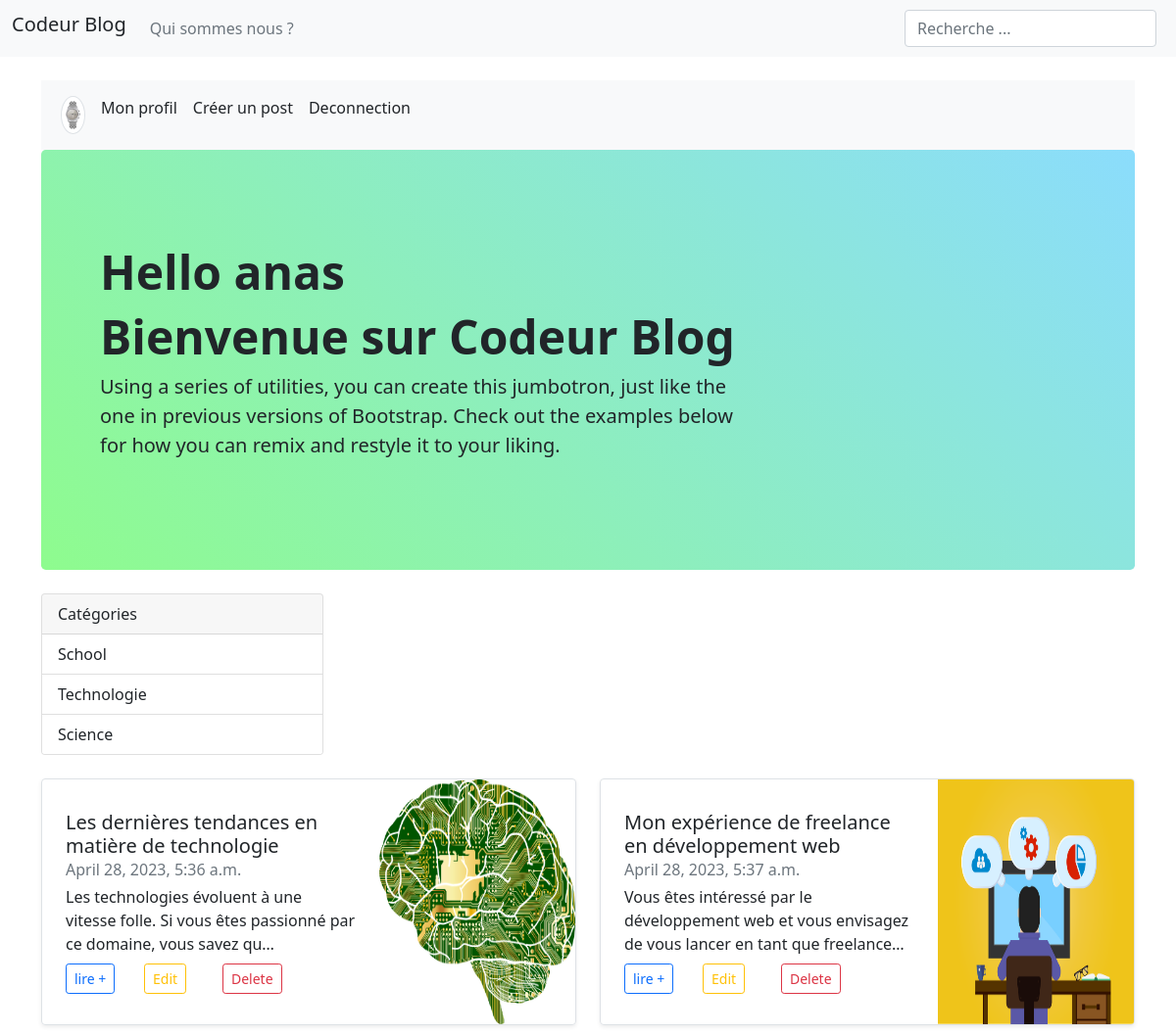
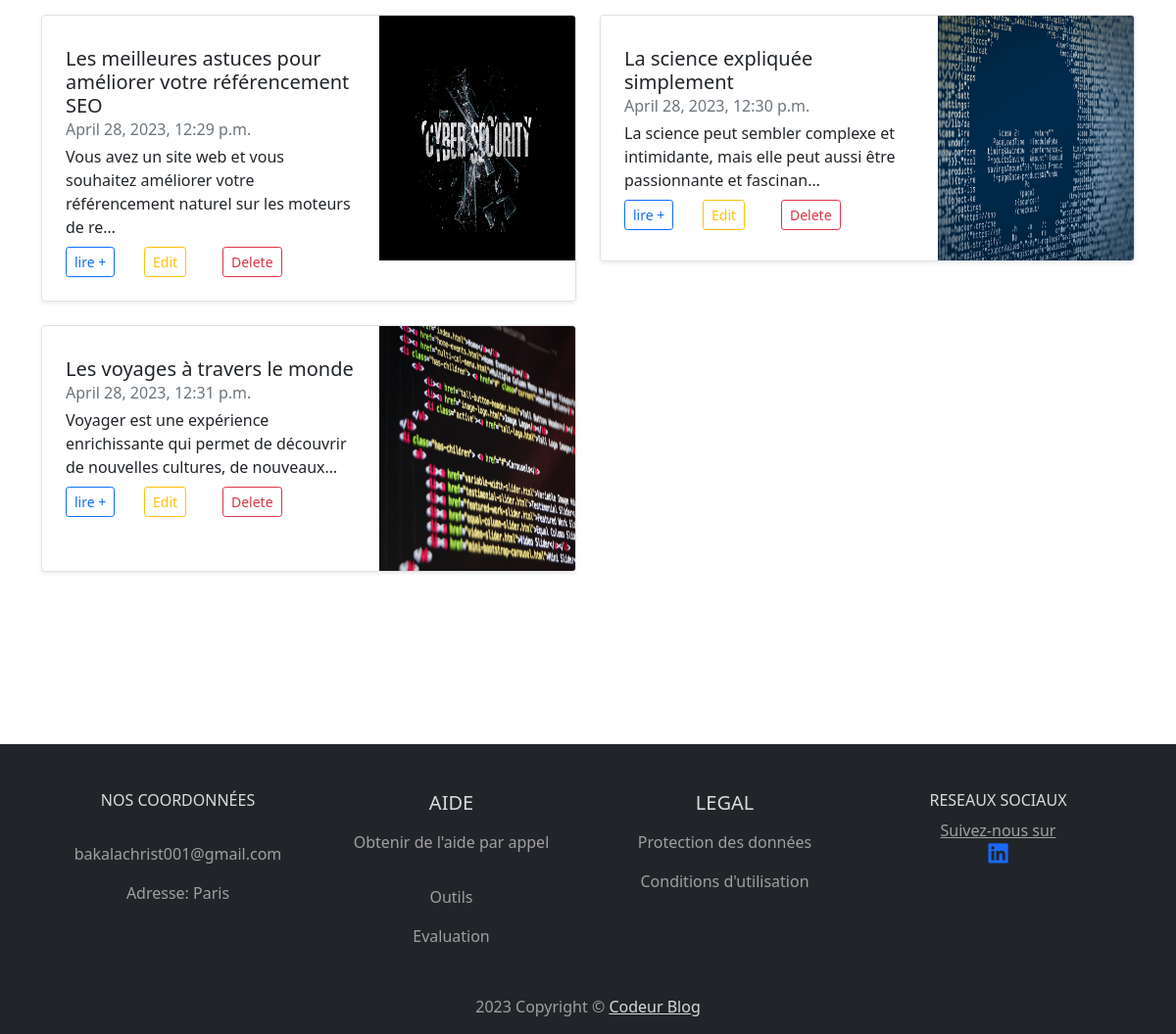
The app's page //home (signed in) with its own data (2 pictures, top to bottom).
### blogapp/models.py (models this page shows, shortened)
class Utilisateur(models.Model):
    username = models.CharField(max_length=50)
    email = models.CharField(max_length=200)
    password = models.CharField(max_length=20)
    image = models.ImageField(null=True, blank=True, upload_to='Images')
    created = models.DateTimeField(auto_now_add=True)

class PostCategory(models.Model):
    name = models.CharField(max_length=200)

class Post(models.Model):
    titre = models.CharField(max_length=200)
    slug = models.SlugField(max_length=200)
    user_id = models.ForeignKey('Utilisateur'
                                , on_delete=models.CASCADE)
    category_id = models.ForeignKey('PostCategory'
                                    , on_delete=models.CASCADE)
    description = models.TextField()
    image_post = models.ImageField(null=True, blank=True, upload_to='Images')
    created = models.DateTimeField(auto_now_add=True)

### blogapp/views.py (the view)
# urls.py: path('/home', on.index, name="index"),
def index(request):
    blog = Post.objects.all()
    context = PostCategory.objects.all()
    get_session = request.session['user_id']
    user = Utilisateur.objects.get(id=get_session)
    return render(request, 'blogapp/index.html',
                  {'blog': blog, 'context': context, 'get_session': get_session, 'user': user})

### blogapp/templates/blogapp/index.html (shortened to what this page needs)
{% extends "blogapp/base.html" %}
{% block content %}
<nav class="navbar navbar-expand-lg bg-light">
  <div class="container-fluid">
    <div class="collapse navbar-collapse" id="navbarNav">
      <ul class="navbar-nav">
        <li class="nav-item">
          <a class="nav-link active" aria-current="page" href="#"> <img width="25" class="rounded-circle img-thumbnail " height="6" src="media/{{ user.image}}" alt="connect" style="max-height:300px"></a>
        </li>
        <li class="nav-item">
          <a class="nav-link text-dark " href="/edituser/{{ user.id}}">Mon profil</a>
        </li>
           <li class="nav-item">
          <a class="nav-link text-dark " href="{% url 'create' %}">Créer un post</a>
        </li>
        <li class="nav-item">
          <a class="nav-link text-dark " href="{% url 'deconect' %}">Deconnection</a>
        </li>
      </ul>
    </div>
  </div>
</nav>
  <div class="ecran p-5 mb-4 bg-light rounded-3">
      <div class="container-fluid py-5">
          <h5 class="display-5 fw-bold">Hello  {{ user.username }}</h5>
        <h1 class="display-5 fw-bold" id="animatedText"></h1>
        <p class="col-md-8 fs-5">Using a series of utilities, you can create this jumbotron, just like the one in previous versions of Bootstrap. Check out the examples below for how you can remix and restyle it to your liking.</p>
      </div>
    </div>
<div class="card" style="width: 18rem;">
  <div class="card-header">
  Catégories
  </div>
  <ul class="list-group list-group-flush">
       {% for pot in context %}
            <li class="list-group-item"><a class=" text-dark text-decoration-none" href="/category/{{ pot.id }}">{{ pot.name }}</a></li>
      {% endfor %}
  </ul>
</div>
<br>
<div class="row mb-2">
    {% for post in blog %}
    <div class="col-md-6">
      <div class="row g-0 border rounded overflow-hidden flex-md-row mb-4 shadow-sm h-md-250 position-relative">
        <div class="col p-4 d-flex flex-column position-static">
          <h5 class="mb-0">{{ post.titre }}</h5>
          <div class="mb-1 text-muted">{{ post.created }}</div>
          <p class="card-text mb-2">{{ post.description|truncatechars:100  }}</p>
            <div class="row">
                <div class="col-3">
                     <a href="/post/{{ post.id }}" class="btn btn-outline-primary btn-sm">lire +</a>
                </div>
                  <div class="col-3">
                    <a href="/edit/{{ post.id }}" class="btn btn-outline-warning  btn-sm"> Edit</a>
                </div>
                  <div class="col-3">
                      <a href="/delete/{{ post.id }}" class="btn btn-outline-danger  btn-sm" >Delete</a>
                </div>
            </div>
        </div>
        <div class="col-auto d-none d-lg-block">
             <img width="200" height="250" src="media/{{ post.image_post}}" alt="connect" style="max-height:300px">
        </div>
      </div>
    </div>
    {% endfor %}
  </div>
{% endblock %}

### blogapp/templates/blogapp/base.html (shortened to what this page needs)
{% load static %}
<!DOCTYPE html>
<html lang="en">
<head>
    <link rel="stylesheet" href="{% static 'blogapp/css/style.css' stylesheet %}" type="text/css" media="screen">
   <link href="https://cdn.jsdelivr.net/npm/bootstrap@5.0.2/dist/css/bootstrap.min.css" rel="stylesheet">
   <link rel="stylesheet" href="https://cdn.jsdelivr.net/npm/@fortawesome/fontawesome-free@5.15.4/css/all.min.css">
</head>
<body>
<nav class="navbar navbar-expand-lg bg-light">
  <div class="container-fluid">
    <a class="navbar-brand text-dark h2" href="{% url 'index' %}">Codeur Blog</a>
    <div class="collapse navbar-collapse" id="navbarScroll">
      <ul class="navbar-nav me-auto my-2 my-lg-0 navbar-nav-scroll" style="--bs-scroll-height: 100px;">
        <li class="nav-item">
          <a class="nav-link text-secondary" href="{% url 'propos' %}">Qui sommes nous ?</a>
        </li>
      </ul>
      <form action="{% url 'search_results' %}" method="GET" class="d-flex" role="search">
        <input class="form-control me-2" name="query" type="search" placeholder="Recherche ..." aria-label="Search">
      </form>
    </div>
  </div>
</nav>
<div class="container py-4">
{% block content %}
{% endblock %}
</div>
<br><br><br><br><br>
<footer class="bg-dark text-center text-white" >
  <div class="container p-4">
    <section class="">
      <div class="row">
        <div class="col-lg-3 col-md-6 mb-4 mb-md-0">
          <h6 class="text-uppercase" style="color:#dbdada">Nos Coordonnées</h6>
          <ul class="list-unstyled mb-0" id="jumo">
            <li class="nav-item">
              <a class="nav-link fs-6" href="#" style="color:#a19f9f" ></a>
            </li>
            <li class="nav-item">
              <a class="nav-link fs-6" href="#!"style="color:#a19f9f" >bakalachrist001@gmail.com</a>
            </li>
            <li class="nav-item">
              <a class="nav-link fs-6" href="#!" style="color:#a19f9f" >Adresse: Paris</a>
            </li>
          </ul>
        </div>
        <div class="col-lg-3 col-md-6 mb-4 mb-md-0">
        <h5 class="text-uppercase" style="color:#dbdada">Aide</h5>
<ul class="list-unstyled mb-0" id="jumo">
<li class="nav-item">
              <a class="nav-link fs-6" href="#" style="color:#a19f9f" >Obtenir de l'aide par appel</a>
            </li>
            <li class="nav-item">
              <a class="nav-link fs-6" href="#!"style="color:#a19f9f" ></a>
            </li>
            <li class="nav-item">
              <a class="nav-link fs-6" href="#!" style="color:#a19f9f" >Outils</a>
            </li>
            <li class="nav-item">
              <a class="nav-link fs-6" href="#!" style="color:#a19f9f" >Evaluation</a>
            </li>
</ul>
        </div>
        <div class="col-lg-3 col-md-6 mb-4 mb-md-0">
        <h5 class="text-uppercase" style="color:#dbdada">Legal</h5>
<ul class="list-unstyled mb-0" id="jumo">
<li class="nav-item">
              <a class="nav-link fs-6" href="#" style="color:#a19f9f" >Protection des données</a>
            </li>
            <li class="nav-item">
              <a class="nav-link fs-6" href="#!"style="color:#a19f9f" >Conditions d'utilisation</a>
            </li>
            <li class="nav-item">
              <a class="nav-link fs-6" href="#!" style="color:#a19f9f" ></a>
            </li>
</ul>
        </div>
        <div class="col-lg-3 col-md-6 mb-4 mb-md-0">
          <h6 class="text-uppercase" style="color:#dbdada">reseaux sociaux</h6>
          <ul class="list-unstyled mb-0" id="jumo">
            <li class="nav-items" >
  <a class="nav-links fs-6" href="#!" style="color:#a19f9f" >Suivez-nous sur </a>
  </li>
  <li class="nav-items" >
        <a class=" m-1" href="https://www.linkedin.com/in/christ-bakala-3b880925a" role="button"
        ><i class="fab fa-linkedin" style="color:rgb(27, 104, 248);font-size:23px"></i
      ></a>
      </li>
          </ul>
        </div>
      </div>
    </section>
  </div>
  <div class="bg-dark text-center p-3" style="color: #a19f9f;">
   2023 Copyright ©
    <a  style="color: #dbdada;" href="https:Index.php">Codeur Blog</a>
  </div>
</footer>
</body>
</html>

### blogapp/templates/blogapp/index.html (style rules this page uses)
.ecran { background:linear-gradient(45deg, #03ff006e, #00b8ff70); }

### records on screen
Utilisateur: image (picture), username "anas"
PostCategory: name "School"
PostCategory: name "Technologie"
PostCategory: name "Science"
Post: titre "Les dernières tendances en matière de technologie", created "April 28, 2023, 5:36 a.m.", description "Les technologies évoluent à une vitesse folle. Si vous êtes passionné par ce domaine, vous savez qu…", image_post (picture)
Post: titre "Mon expérience de freelance en développement web", created "April 28, 2023, 5:37 a.m.", description "Vous êtes intéressé par le développement web et vous envisagez de vous lancer en tant que freelance…", image_post (picture)
Post: titre "Les meilleures astuces pour améliorer votre référencement SEO", created "April 28, 2023, 12:29 p.m.", description "Vous avez un site web et vous souhaitez améliorer votre référencement naturel sur les moteurs de re…", image_post (picture)
Post: titre "La science expliquée simplement", created "April 28, 2023, 12:30 p.m.", description "La science peut sembler complexe et intimidante, mais elle peut aussi être passionnante et fascinan…", image_post (picture)
Post: titre "Les voyages à travers le monde", created "April 28, 2023, 12:31 p.m.", description "Voyager est une expérience enrichissante qui permet de découvrir de nouvelles cultures, de nouveaux…", image_post (picture)
